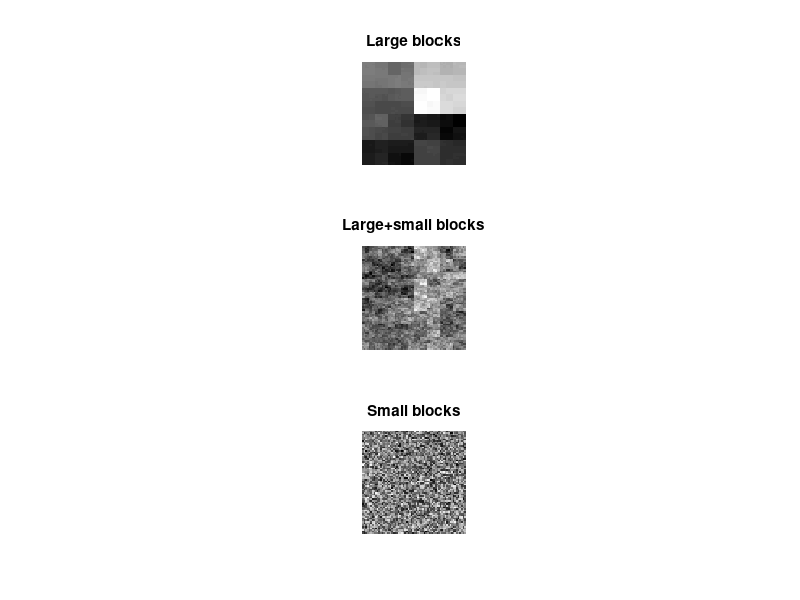

This figure's MATLAB source: (Note: this script raises an error after producing the figure.)
%Validates SHARP algorithm using synthetic data: three classes of images
%with varying scales of heterogeneity

voxelSize=[1 1];
dimx=64; dimy=64;
rect_levels=12;

% output example images for the 3 classes
figure;
intensities=2.^(rect_levels-1:-1:0);
myImage=zeros(dimx,dimy);
for level=1:rect_levels
    x_rect_size=dimx/(2^ceil(level/2));
    y_rect_size=dimy/(2^ceil((level-1)/2));
    for i=0:(2^ceil(level/2))-1
        for j=0:(2^ceil((level-1)/2))-1
            myImage(1+i*x_rect_size:(i+1)*x_rect_size,1+j*y_rect_size:(j+1)*y_rect_size) = ...
            myImage(1+i*x_rect_size:(i+1)*x_rect_size,1+j*y_rect_size:(j+1)*y_rect_size) + (rand-0.5)*intensities(level);
        end
    end
end
subplot(3,1,1); imshow(myImage,[]); title(gca,'Large blocks');

intensities=ones(1,rect_levels);
myImage=zeros(dimx,dimy);
for level=1:rect_levels
    x_rect_size=dimx/(2^ceil(level/2));
    y_rect_size=dimy/(2^ceil((level-1)/2));
    for i=0:(2^ceil(level/2))-1
        for j=0:(2^ceil((level-1)/2))-1
            %[level x_rect_size y_rect_size i j]
            myImage(1+i*x_rect_size:(i+1)*x_rect_size,1+j*y_rect_size:(j+1)*y_rect_size) = ...
            myImage(1+i*x_rect_size:(i+1)*x_rect_size,1+j*y_rect_size:(j+1)*y_rect_size) + (rand-0.5)*intensities(level);
        end
    end
end
subplot(3,1,2); imshow(myImage,[]); title(gca,'Large+small blocks');

intensities=2.^(0:rect_levels-1);
myImage=zeros(dimx,dimy);
for level=1:rect_levels
    x_rect_size=dimx/(2^ceil(level/2));
    y_rect_size=dimy/(2^ceil((level-1)/2));
    for i=0:(2^ceil(level/2))-1
        for j=0:(2^ceil((level-1)/2))-1
            %[level x_rect_size y_rect_size i j]
            myImage(1+i*x_rect_size:(i+1)*x_rect_size,1+j*y_rect_size:(j+1)*y_rect_size) = ...
            myImage(1+i*x_rect_size:(i+1)*x_rect_size,1+j*y_rect_size:(j+1)*y_rect_size) + (rand-0.5)*intensities(level);
        end
    end
end
subplot(3,1,3); imshow(myImage,[],'Border','tight'); title(gca,'Small blocks');

%create plot of EMD versus scale for 5 example images of each class
patterns=3;
reps=5;
intensities=zeros(patterns,rect_levels);
intensities(1,:)=2.^(rect_levels-1:-1:0);
intensities(2,:)=ones(1,rect_levels);
intensities(3,:)=2.^(0:rect_levels-1);
sigmai_constant=2.5;
sigmax_constant=0.5;
numBinnedLevels=10;
meanyAllClasses=zeros(patterns,numBinnedLevels);
stdyAllClasses=zeros(patterns,numBinnedLevels);
for whichIntensities=1:patterns
    yall=zeros(reps,numBinnedLevels);
    for rep=1:reps
        rep
        myImage=zeros(dimx,dimy);
        for level=1:rect_levels
            x_rect_size=dimx/(2^ceil(level/2));
            y_rect_size=dimy/(2^ceil((level-1)/2));
            for i=0:(2^ceil(level/2))-1
                for j=0:(2^ceil((level-1)/2))-1
                    myImage(1+i*x_rect_size:(i+1)*x_rect_size,1+j*y_rect_size:(j+1)*y_rect_size) = ...
                    myImage(1+i*x_rect_size:(i+1)*x_rect_size,1+j*y_rect_size:(j+1)*y_rect_size) + (rand-0.5)*intensities(whichIntensities,level);
                end
            end
        end
        myMask=ones(dimx,dimy);
        whereTumor=find(myMask>0);
        tumorIntensity=myImage(whereTumor);
        sortedIntensity=sort(tumorIntensity);
        quart1Intensity=sortedIntensity(ceil(size(sortedIntensity,1)*0.25));
        quart3Intensity=sortedIntensity(ceil(size(sortedIntensity,1)*0.75));
        sigmai=(quart3Intensity-quart1Intensity)*sigmai_constant/1.4; %interquartile / 1.4 = std dev for normal dist
        [partsCell,partsCellLen,parentCell]=partition2D(myImage,myMask,sigmai,sigmax_constant,voxelSize);
        [whereTumorX,whereTumorY]=find(myMask>0);
        numLevels=size(partsCell,1)-1;
        histBins=16;
        sortedIntensity=sort(tumorIntensity);
        minIntensity=sortedIntensity(ceil(size(sortedIntensity,1)*0.02));
        maxIntensity=sortedIntensity(ceil(size(sortedIntensity,1)*0.98));
        binCenters=minIntensity+[0.5:1:histBins-0.5]*(maxIntensity-minIntensity)/histBins;
        emdList = [];
        for level=1:numLevels
            for i=1:size(partsCell{level+1},1)/2
                voxels1=partsCell{level+1}((i*2)-1,1:partsCellLen{level+1}((i*2)-1));
                voxels2=partsCell{level+1}(i*2,1:partsCellLen{level+1}(i*2));
                counts1=hist(tumorIntensity(voxels1),binCenters);
                freqs1=counts1/sum(counts1);
                counts2=hist(tumorIntensity(voxels2),binCenters);
                freqs2=counts2/sum(counts2);
                emdList=[emdList; level,i,((size(voxels1,2)+size(voxels2,2))*prod(voxelSize))^(1/2), sum(abs(cumsum(freqs1)-cumsum(freqs2)))];
            end
        end
        x=zeros(numBinnedLevels,1); y=x;
        for i=1:numBinnedLevels
            if i>1
                lowerBound=2^(i-3.5);
            else
                lowerBound=-10000;
            end
            if i<numBinnedLevels
                upperBound=2^(i-2.5);
            else
                upperBound=10000;
            end
            [ix,~]=find(squeeze(emdList(:,3)) >= lowerBound & squeeze(emdList(:,3)) < upperBound);
            if size(ix,1)
                x(i)=2^(i-3);
                y(i)=mean(emdList(ix,4));
                yall(rep,i)=y(i);
            end
        end
    end
    meanyall=mean(yall,1);
    stdyall=std(yall,1);
    meanyAllClasses(whichIntensities,:)=meanyall;
    stdyAllClasses(whichIntensities,:)=stdyall;
end
figure;
h=errorbar(log2(repmat(x(x>0)',patterns,1)'),meanyAllClasses(:,x>0)',stdyAllClasses(:,x>0)','-o','LineWidth',1);%,'-o','MarkerFaceColor','r');
set(gca,'XTickLabel',[]);
xt=get(gca,'XTick');
y1=get(gca,'YLim');
str=cellstr(num2str(xt(:),'2^{%d}'));
hTxt=text(xt,y1(ones(size(xt))),str,'Interpreter','tex','VerticalAlignment','top','HorizontalAlignment','center');
xlabel('Region scale (mm)');
xlabh=get(gca,'XLabel'); set(xlabh,'Position',get(xlabh,'Position')-[0 .3 0]);
ylabel('Signal intensity heterogeneity (mean EMD)');
legend('Large blocks','Large+small blocks','Small blocks','location','NorthWest');
